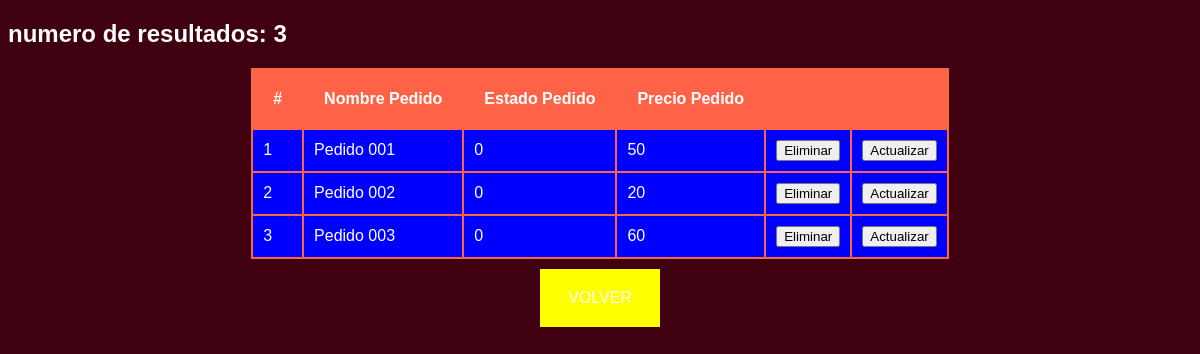
The app's page /App/Administrar_Pedido.php with its own data.
### tables this page shows
create table pedido(
 id_pe int(11) not null,
 nom_pe varchar(60) not null,
 Estado_pe int not null,
 Precio_pe char(10) not null
);

### App/clases/clase_pedido.php (called while the page is built, shortened)
<?php
class pedido{
    public function MostrarPedido()
    {
      try {
          $conexionDB = new ConexionBD();
          $conn = $conexionDB->abrirConexion();
          $sql = "SELECT p.id_pe, p.nom_pe, p.Estado_pe, p.Precio_pe
                  FROM pedido as p";
          $resultado = $conn->query($sql);
          return $resultado;
      } catch (Exception $e) {
          return $e->getMessage();
      }
    }
 }

### App/Administrar_Pedido.php (the view, shortened to what this page needs)
<!DOCTYPE html>
<html lang="en" dir="ltr">
  <head>
  </head>
  <body>
  </body>
</html>
<?php
include_once "clases/clase_pedido.php";
$pedido = new pedido();
$resultado = $pedido->MostrarPedido();
    echo "<h2>numero de resultados: ".$resultado->rowCount()."</h2>";
    echo "<table class='tabla'>
            <tr class='tabla_prin'>
                <th class='tabla_cuadro'>#</th>
                <th class='tabla_cuadro'>Nombre Pedido</th>
                <th class='tabla_cuadro'>Estado Pedido</th>
                <th class='tabla_cuadro'>Precio Pedido</th>
                <th class='tabla_cuadro'>&nbsp;</th>
                <th class='tabla_cuadro'>&nbsp;</th>
            </tr>";
    foreach ($resultado->fetchAll() as $k => $item) {
        echo "<tr>
                <td class='tabla_celda'>" . ($k + 1) . "</td>
                <td class='tabla_celda'>" . $item["nom_pe"] . "</td>
                <td class='tabla_celda'>" . $item["Estado_pe"] . "</td>
                <td class='tabla_celda'>" . $item["Precio_pe"] . "</td>
                <td class='tabla_celda'><form method='post' action='Eliminar_pedido.php'>
                        <input type='hidden' name='id_pe' value='".$item["id_pe"]."'>
                        <input type='submit' name='submit' value='Eliminar'>
                    </form>
                </td>
                <td class='tabla_celda'><form method='post' action='Actualizar_pedido.php'>
                        <input type='hidden' name='id_pe' value='".$item["id_pe"]."'>
                        <input type='submit' name='submit2' value='Actualizar'>
                    </form>
                </td>
              </tr>";
    }
    echo "</table>";
  ?>
  <div class="volver">
    <a href="/proyecto/index.php">VOLVER</a>
  </div>

### App/Administrar_Pedido.php (style rules this page uses)
body { background: #3f000f; font-family: sans-serif; }
.tabla { background: tomato; color: #fff; margin: auto; }
.tabla_cuadro { padding: 20px; }
.tabla_celda { padding: 10px; background: blue; }
.volver { padding: 20px; width: 80px; background: yellow; margin: auto; margin-top: 10px; text-align: center; }
a { color: #fff; font-family: sans-serif; text-decoration: none; }
h2 { color: #fff; font-family: sans-serif; }

### records on screen
pedido: nom_pe "Pedido 001", Estado_pe "0", Precio_pe "50"
pedido: nom_pe "Pedido 002", Estado_pe "0", Precio_pe "20"
pedido: nom_pe "Pedido 003", Estado_pe "0", Precio_pe "60"

### other values on screen
$resultado->rowCount() "3"
